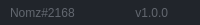
              <widget class="QFrame" name="frame_grip">
               <property name="minimumSize">
                <size>
                 <width>0</width>
                 <height>25</height>
                </size>
               </property>
               <property name="maximumSize">
                <size>
                 <width>16777215</width>
                 <height>25</height>
                </size>
               </property>
               <property name="styleSheet">
                <string notr="true">background-color: rgb(33, 37, 43);</string>
               </property>
               <property name="frameShape">
                <enum>QFrame::NoFrame</enum>
               </property>
               <property name="frameShadow">
                <enum>QFrame::Raised</enum>
               </property>
               <layout class="QHBoxLayout" name="horizontalLayout_6">
                <property name="spacing">
                 <number>0</number>
                </property>
                <property name="leftMargin">
                 <number>0</number>
                </property>
                <property name="topMargin">
                 <number>0</number>
                </property>
                <property name="rightMargin">
                 <number>2</number>
                </property>
                <property name="bottomMargin">
                 <number>0</number>
                </property>
                <item>
                 <widget class="QFrame" name="frame_label_bottom">
                  <property name="frameShape">
                   <enum>QFrame::NoFrame</enum>
                  </property>
                  <property name="frameShadow">
                   <enum>QFrame::Raised</enum>
                  </property>
                  <layout class="QHBoxLayout" name="horizontalLayout_7">
                   <property name="spacing">
                    <number>0</number>
                   </property>
                   <property name="leftMargin">
                    <number>10</number>
                   </property>
                   <property name="topMargin">
                    <number>0</number>
                   </property>
                   <property name="rightMargin">
                    <number>10</number>
                   </property>
                   <property name="bottomMargin">
                    <number>0</number>
                   </property>
                   <item>
                    <widget class="QLabel" name="label_credits">
                     <property name="font">
                      <font>
                       <family>Segoe UI</family>
                      </font>
                     </property>
                     <property name="styleSheet">
                      <string notr="true">color: rgb(98, 103, 111);</string>
                     </property>
                     <property name="text">
                      <string>Nomz#2168</string>
                     </property>
                    </widget>
                   </item>
                   <item>
                    <widget class="QLabel" name="label_version">
                     <property name="maximumSize">
                      <size>
                       <width>100</width>
                       <height>16777215</height>
                      </size>
                     </property>
                     <property name="font">
                      <font>
                       <family>Segoe UI</family>
                      </font>
                     </property>
                     <property name="styleSheet">
                      <string notr="true">color: rgb(98, 103, 111);</string>
                     </property>
                     <property name="text">
                      <string>v1.0.0</string>
                     </property>
                     <property name="alignment">
                      <set>Qt::AlignRight|Qt::AlignTrailing|Qt::AlignVCenter</set>
                     </property>
                    </widget>
                   </item>
                  </layout>
                 </widget>
                </item>
                <item>
                 <widget class="QFrame" name="frame_size_grip">
                  <property name="maximumSize">
                   <size>
                    <width>20</width>
                    <height>20</height>
                   </size>
                  </property>
                  <property name="styleSheet">
                   <string notr="true">QSizeGrip {
	background-image: url(:/16x16/icons/16x16/cil-size-grip.png);
	background-position: center;
	background-repeat: no-reperat;
}</string>
                  </property>
                  <property name="frameShape">
                   <enum>QFrame::NoFrame</enum>
                  </property>
                  <property name="frameShadow">
                   <enum>QFrame::Raised</enum>
                  </property>
                 </widget>
                </item>
               </layout>
              </widget>
